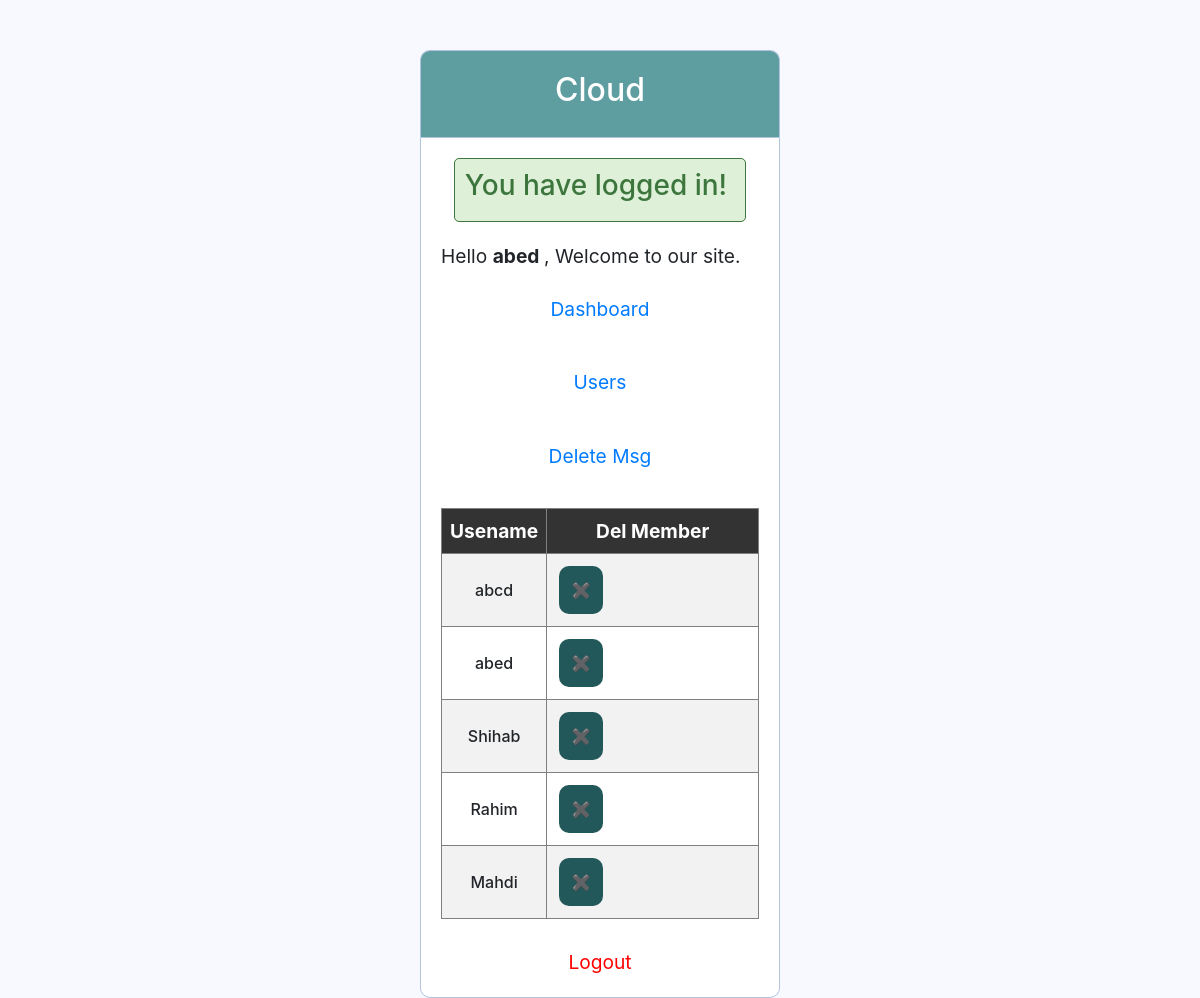
The page /admin/index.php (signed in) on the database its author committed.
### tables this page shows
CREATE TABLE `users` (
  `id` int(11) NOT NULL,
  `username` varchar(255) NOT NULL,
  `password` varchar(255) NOT NULL,
  `u_status` varchar(255) NOT NULL,
  `online_status` enum('online','offline') DEFAULT 'offline',
  `last_activity` datetime DEFAULT current_timestamp(),
  `typing_status` tinyint(1) DEFAULT 0
);

### admin/index.php (the view, shortened to what this page needs)
<!DOCTYPE html>
<html>
<head>
<link rel="stylesheet" href="../css/bootstrap.min.css">
<link rel="stylesheet" href="../style.css">
<body>
<div class="header">
        <h2>Cloud</h2>
    </div>
    <div class="content">
    <?php if (isset($_SESSION['success'])) : ?>
            <div class="error success" >
                <h3>
                    <?php
                        echo $_SESSION['success'];
                    ?>
                </h3>
            </div>
        <?php endif ?>
        <p>
                Hello
                <strong>
                    <?php echo$_SESSION['admin_name'];?>
                </strong>, Welcome to our site.
            </p>
<center>
<a class="nav-link" href="index.php">Dashboard <span class="sr-only"></span></a> &nbsp;&nbsp;&nbsp;
<a class="nav-link" href="users.php">Users</a>&nbsp;&nbsp;&nbsp;
<a class="nav-link" href="deleteMsg.php">Delete Msg</a>&nbsp;&nbsp;&nbsp;
</center>
 <center>
<div class="">
    <?php
include('db.php');
     $s= mysqli_query($con,"select * from users order by id  ");
     ?>
     <table border=1 width=100%>
         <tr>
             <th class="text-center" width="8%">Usename</th>
             <th class="text-center">Del Member</th>
         </tr>
         <?php
         while($r = mysqli_fetch_array($s)){
             ?>
             <tr class="">
             <td class="text-center h6">
                 <?php echo $r['username']; ?>
             </td>
                 <td>
                 <a class="btn" href="del.php?i=<?php echo $r['id']; ?>">✖</a>
             </td>
             </tr>
               <?php
         }
         ?>
         </table>
        </div>
    </center>
    <center>
      <br>
                <a href="index.php?logout='1'" style="color: red;">
                    Logout
                </a>
            </center>
    </body>
</html>

### style.css (style rules this page uses)
* { margin: 0; padding: 0; text-decoration: none; }
body { font-size: 120%; background: #F8F8FF; }
.header { width: 30%; margin: 50px auto 0; color: white; background: #5F9EA0; text-align: center; border: 1px solid #B0C4DE; border-bottom: none; border-radius: 10px 10px 0 0; padding: 20px; }
.log, .content { width: 30%; margin: 0 auto; padding: 20px; border: 1px solid #B0C4DE; background: white; border-radius: 0 0 10px 10px; }
.btn { cursor: pointer; padding: 12px; font-size: 16px; color: white; background: #23585a; border: none; border-radius: 10px; }
.error { width: 92%; margin: 0 auto; padding: 10px; border: 1px solid #a94442; color: #a94442; background: #f2dede; border-radius: 5px; text-align: left; }
.success { color: #3c763d; background: #dff0d8; border: 0.5px solid #3c763d; margin-bottom: 20px; }
table { width: 100%; border-collapse: collapse; }
th { background-color: #333; color: white; padding: 8px; font-weight: bold; }
tr:nth-child(even) { background-color: #f2f2f2; }
tr:nth-child(odd) { background-color: #ffffff; }
td { padding: 12px; }

### rows shown on the page
users: username "abcd"
users: username "abed"
users: username "Shihab"
users: username "Rahim"
users: username "Mahdi"

### other values the page prints
$_SESSION['success'] "You have logged in!"
$_SESSION['admin_name'] "abed"
